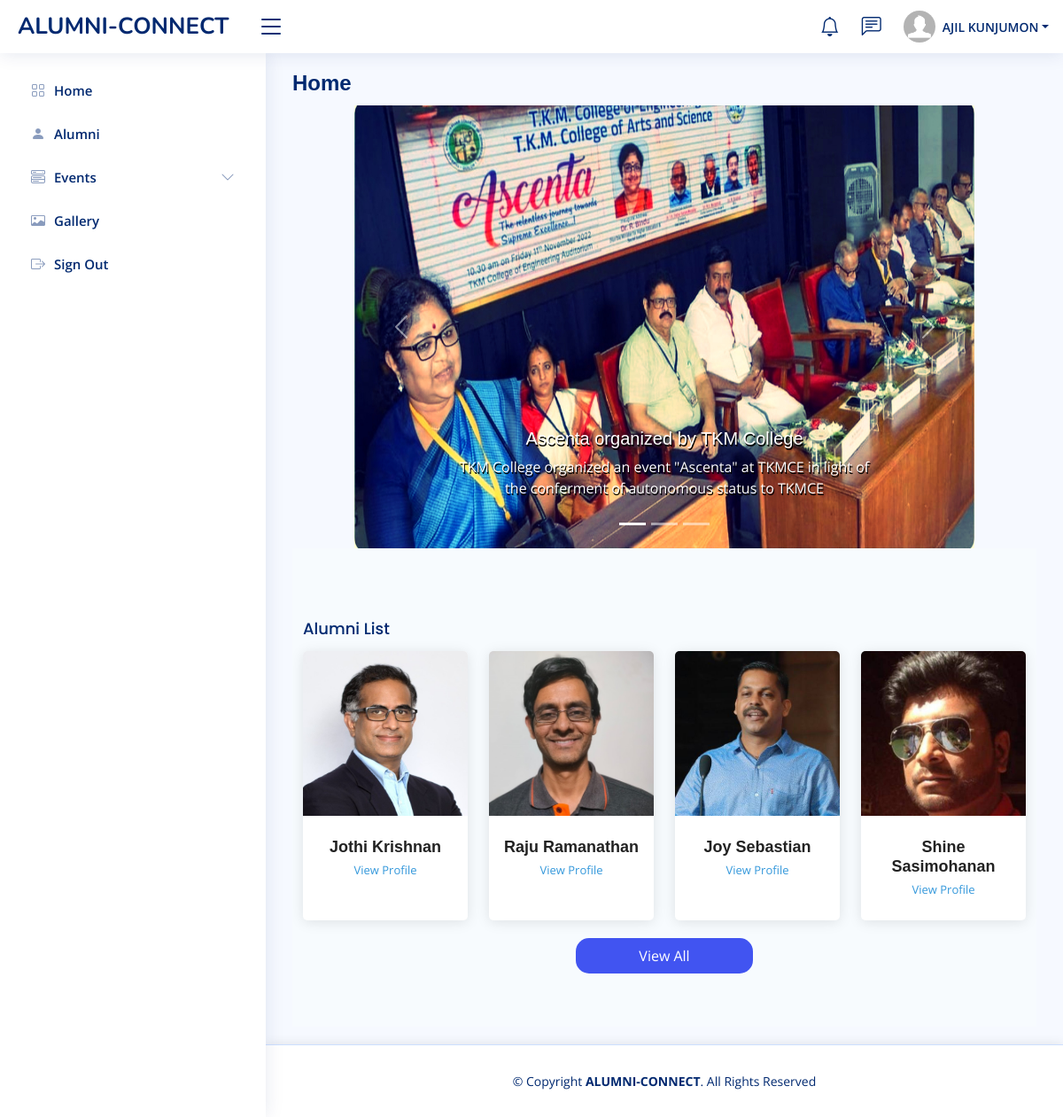
Page /alumnis/alumniView/ (signed in) on the committed database.
### alumnis/models.py (models this page shows)
class Alumnis(models.Model):
  fname = models.CharField(max_length=255,default="")
  lname = models.CharField(max_length=255,default="")
  email = models.CharField(max_length=255,primary_key=True)
  branch = models.CharField(max_length=255,default="")
  yoa = models.IntegerField(default=0)
  mobile = models.IntegerField(default=0)
  password = models.CharField(max_length=255)
  otp = models.IntegerField(default=0)
  verified = models.IntegerField(default=0)
  profile = models.IntegerField(default=0)

class AlumniProPic(models.Model):
  proPic = models.ImageField(upload_to='alumniProPic/')
  email = models.CharField(max_length=255,primary_key=True, default="")

### alumnis/views.py (the view)
# urls.py: path('alumniView/', views.alumniView, name='alumniView'),
def alumniView(request):
  if 'email' in request.session:
    a=request.session.get('email')
    pic = AlumniProPic.objects.filter(email=a).values()
    user = Alumnis.objects.filter(email=a).values()
    alumniDetails = AlumniProfile.objects.filter(email=a).values()
    alumniList =Alumnis.objects.filter(~Q(email=a),profile=1).order_by('email')[:4]
    alumniD=[]
    for i in alumniList:
      cp=AlumniProfile.objects.filter(email=i.email).count()
      ci=AlumniProPic.objects.filter(email=i.email).count()
      if int(cp)>0 and int(ci)>0:
        x=AlumniProfile.objects.get(email=i.email)
        y=AlumniProPic.objects.get(email=i.email)
        alumniD.append([i.email,i.fname,i.lname,x.linkedID,y.proPic])
      elif int(cp)>0 and int(ci)==0:
        x=AlumniProfile.objects.get(email=i.email)
        alumniD.append([i.email,i.fname,i.lname,x.linkedID,0])
    template = loader.get_template('alumniView.html')
    context = {
    'myalumnis': user,'details':alumniDetails,'pic' : pic,'alumniList': alumniD,
  }
    return HttpResponse(template.render(context, request))
  else:
    return redirect('index')

### alumnis/templates/alumniView.html (shortened to what this page needs)
<!DOCTYPE html>
<html lang="en">
<head>
    {% load static %}
  <link href="{% static 'assets2/vendor/bootstrap/css/bootstrap.min.css' %}" rel="stylesheet">
  <link href="{% static 'assets2/vendor/bootstrap-icons/bootstrap-icons.css' %}" rel="stylesheet">
  <link href="{% static 'assets2/vendor/boxicons/css/boxicons.min.css' %}" rel="stylesheet">
  <link href="{% static 'assets2/vendor/quill/quill.snow.css' %}" rel="stylesheet">
  <link href="{% static 'assets2/vendor/quill/quill.bubble.css' %}" rel="stylesheet">
  <link href="{% static 'assets2/vendor/remixicon/remixicon.css' %}" rel="stylesheet">
  <link href="{% static 'assets2/vendor/simple-datatables/style.css' %}" rel="stylesheet">
  <link href="{% static 'assets2/css/style.css' %}" rel="stylesheet">
  <link href="{% static 'assets/css/style.css' %}" rel="stylesheet">
</head>
<body>
  {% include 'alumniHeader.html' %}
  {% include 'alumniSidebar.html' %}
  <main id="main" class="main">
    <div class="pagetitle">
      <h1>Home</h1>
    </div>
    <div class="row">
<center>
    <div class="col-xl-10">
    <div id="carouselExampleCaptions" class="carousel slide" data-bs-ride="carousel">
      <div class="carousel-indicators">
        <button type="button" data-bs-target="#carouselExampleCaptions" data-bs-slide-to="0" class="active" aria-current="true" aria-label="Slide 1"></button>
        <button type="button" data-bs-target="#carouselExampleCaptions" data-bs-slide-to="1" aria-label="Slide 2"></button>
        <button type="button" data-bs-target="#carouselExampleCaptions" data-bs-slide-to="2" aria-label="Slide 3"></button>
      </div>
      <div class="carousel-inner">
        <div class="carousel-item active">
          <img src="{% static 'assets2/img/events/slide1.jpg' %}" height="500px" class="d-block w-100" alt="...">
          <div class="carousel-caption d-none d-md-block">
            <h5 style="text-shadow: 1px 2px #000;">Ascenta organized by TKM College </h5>
            <p style="text-shadow: 1px 2px #000;">TKM College organized an event "Ascenta" at TKMCE in light of the conferment of autonomous status to TKMCE</p>
          </div>
        </div>
      </div>
      <button class="carousel-control-prev" type="button" data-bs-target="#carouselExampleCaptions" data-bs-slide="prev">
        <span class="carousel-control-prev-icon" aria-hidden="true"></span>
      </button>
      <button class="carousel-control-next" type="button" data-bs-target="#carouselExampleCaptions" data-bs-slide="next">
        <span class="carousel-control-next-icon" aria-hidden="true"></span>
      </button>
    </div>
    </div>
  </center>
    </div>
    <section class="team section-bg">
      <div class="container">
        <h5 class="card-title">Alumni List</h5>
        <div class="row">
          {% for i in alumniList %}
            <div class="col-lg-3 col-md-6 d-flex align-items-stretch">
              <div class="member" data-aos="fade-up" data-aos-delay="400">
                <div class="member-img">
                  {% if i.4 %}
                  <img src="{% static 'media/' %}{{ i.4 }}" class="img-fluid" alt="">
                  {% else %}
                  <img src="{% static 'assets2/img/profile-img.jpg' %}" class="img-fluid" alt="">
                  {% endif %}
                </div>
                <div class="member-info">
                  <h4>{{ i.1 }} {{ i.2 }}</h4>
                  <span><a href="../viewAlumniPro/{{ i.0 }}">View Profile</a></span>
                </div>
              </div>
            </div>
          {% endfor %}
        </div>
        <center><a style="color:white;" href="../alumniList"><button style="background-color: #4154f1; border:none;border-radius:15px; width:200px;height:40px;color:white;">View All</button></a></center>
      </div>
    </section>
</main>
  <footer id="footer" class="footer">
    <div class="copyright">
      &copy; Copyright <strong><span>ALUMNI-CONNECT</span></strong>. All Rights Reserved
    </div>
  </footer>
</body>
</html>

### alumnis/templates/alumniHeader.html (shortened to what this page needs)
{% load static %}
<header id="header" class="header fixed-top d-flex align-items-center">
    <div class="d-flex align-items-center justify-content-between">
      <a href="../" class="logo d-flex align-items-center">
        <span class="d-none d-lg-block" style="margin-left:20px;">ALUMNI-CONNECT</span>
      </a>
      <i class="bi bi-list toggle-sidebar-btn"></i>
    </div>
    <nav class="header-nav ms-auto">
      <ul class="d-flex align-items-center">
        <li class="nav-item dropdown">
          <a class="nav-link nav-icon" href="#" data-bs-toggle="dropdown">
            <i class="bi bi-bell"></i>
          </a>
        </li>
        <li class="nav-item dropdown">
          <a class="nav-link nav-icon" href="#" data-bs-toggle="dropdown">
            <i class="bi bi-chat-left-text"></i>
          </a>
        </li>
        <li class="nav-item dropdown pe-3">
          <a class="nav-link nav-profile d-flex align-items-center pe-0" href="#" data-bs-toggle="dropdown">
            {% if pic.0.proPic %}
              <img src="{% static 'media/' %}{{ pic.0.proPic }}"  alt="Profile" class="rounded-circle">
            {% else %}
              <img src="{% static 'assets2/img/profile-img.jpg' %}" alt="Profile" class="rounded-circle">
            {% endif %}
            <span class="d-none d-md-block dropdown-toggle ps-2">{{ myalumnis.0.fname }} {{ myalumnis.0.lname }}</span>
          </a>
        </li>
      </ul>
    </nav>
  </header>

### alumnis/static/assets2/css/style.css (style rules this page uses)
:root { scroll-behavior: smooth; }
body { font-family: "Open Sans", sans-serif; background: #f6f9ff; color: #444444; }
a { color: #4154f1; text-decoration: none; }
h1, h2, h3, h4, h5, h6 { font-family: "Nunito", sans-serif; }
#main { margin-top: 60px; padding: 20px 30px; transition: all 0.3s; }
.pagetitle { margin-bottom: 10px; }
.pagetitle h1 { font-size: 24px; margin-bottom: 0; font-weight: 600; color: #012970; }
.card-title { padding: 20px 0 15px 0; font-size: 18px; font-weight: 500; color: #012970; font-family: "Poppins", sans-serif; }
.logo { line-height: 1; }
@media (min-width: 1200px) { .logo { width: 280px; } }
.logo span { font-size: 26px; font-weight: 700; color: #012970; font-family: "Nunito", sans-serif; }
.header { transition: all 0.5s; z-index: 997; height: 60px; box-shadow: 0px 2px 20px rgba(1, 41, 112, 0.1); background-color: #fff; padding-left: 20px; }
.header .toggle-sidebar-btn { font-size: 32px; padding-left: 10px; cursor: pointer; color: #012970; }
.header-nav ul { list-style: none; }
.header-nav>ul { margin: 0; padding: 0; }
.header-nav .nav-icon { font-size: 22px; color: #012970; margin-right: 25px; position: relative; }
.header-nav .nav-profile { color: #012970; }
.header-nav .nav-profile img { max-height: 36px; }
.header-nav .nav-profile span { font-size: 14px; font-weight: 600; }
@media (min-width: 1200px) { #main, #footer { margin-left: 300px; } }
.footer { padding: 20px 0; font-size: 14px; transition: all 0.3s; border-top: 1px solid #cddfff; }
.footer .copyright { text-align: center; color: #012970; }

### alumnis/static/assets/css/style.css (style rules this page uses)
body { font-family: "Open Sans", sans-serif; color: #444444; }
a { color: #3498db; text-decoration: none; }
h1 { font-family: Verdana, Geneva, Tahoma, sans-serif; }
h2, h3, h4, h5, h6 { font-family: "Raleway", sans-serif; }
#header { z-index: 997; transition: all 0.5s; padding: 22px 0; background: #fff; }
section { padding: 60px 0; overflow: hidden; }
.section-bg { background-color: #f7fbfe; }
.team .member { margin-bottom: 20px; overflow: hidden; text-align: center; border-radius: 5px; background: #fff; box-shadow: 0px 2px 15px rgba(0, 0, 0, 0.1); }
.team .member .member-img { position: relative; overflow: hidden; }
.team .member .member-info { padding: 25px 15px; }
.team .member .member-info h4 { font-weight: 700; margin-bottom: 5px; font-size: 18px; color: #222222; }
.team .member .member-info span { display: block; font-size: 13px; font-weight: 400; color: #aaaaaa; }
#footer { background: #fff; box-shadow: 0px 0px 12px 0px rgba(0, 0, 0, 0.1); padding: 30px 0; color: #222222; font-size: 14px; }

### rows in the picture
Alumnis: fname "AJIL", lname "KUNJUMON"
AlumniProPic: proPic (picture)
Alumnis: fname "Jothi", lname "Krishnan"
AlumniProPic: proPic (picture)
Alumnis: fname "Raju", lname "Ramanathan"
AlumniProPic: proPic (picture)
Alumnis: fname "Joy", lname "Sebastian"
AlumniProPic: proPic (picture)
Alumnis: fname "Shine", lname "Sasimohanan"
